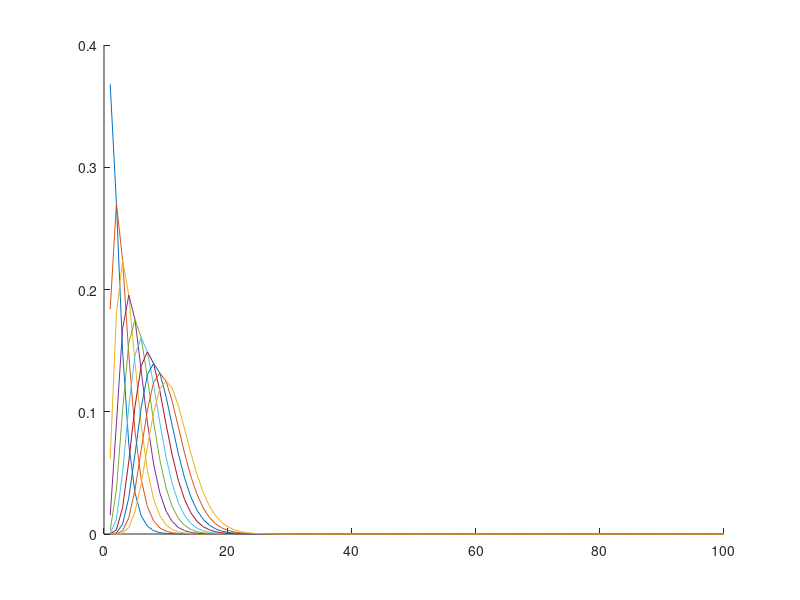

MATLAB code for this plot:
Lambda = 1;
for k=1:1:10
    for x=1:1:100
        P(k,x)=((Lambda*x).^k)/(factorial(k)).*exp(-Lambda*x);
    end
end
figure(1)
hold on
plot(P(1,:));
plot(P(2,:));
plot(P(3,:));
plot(P(4,:));
plot(P(5,:));
plot(P(6,:));
plot(P(7,:));
plot(P(8,:));
plot(P(9,:));
plot(P(10,:));
hold off